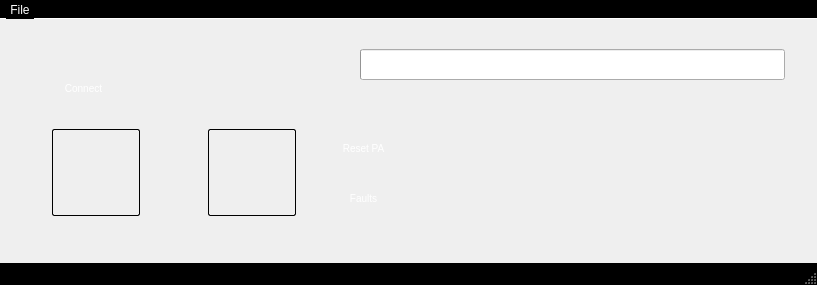
<?xml version="1.0" encoding="UTF-8"?>
<ui version="4.0">
 <class>RemoteOM</class>
 <widget class="QMainWindow" name="RemoteOM">
  <property name="windowModality">
   <enum>Qt::NonModal</enum>
  </property>
  <property name="enabled">
   <bool>true</bool>
  </property>
  <property name="geometry">
   <rect>
    <x>0</x>
    <y>0</y>
    <width>817</width>
    <height>285</height>
   </rect>
  </property>
  <property name="sizePolicy">
   <sizepolicy hsizetype="Preferred" vsizetype="Preferred">
    <horstretch>0</horstretch>
    <verstretch>0</verstretch>
   </sizepolicy>
  </property>
  <property name="minimumSize">
   <size>
    <width>817</width>
    <height>285</height>
   </size>
  </property>
  <property name="maximumSize">
   <size>
    <width>817</width>
    <height>285</height>
   </size>
  </property>
  <property name="sizeIncrement">
   <size>
    <width>0</width>
    <height>10</height>
   </size>
  </property>
  <property name="windowTitle">
   <string>Remote Innovations by Radio Arcala - 1.1 (11.2.2013)</string>
  </property>
  <property name="windowIcon">
   <iconset>
    <normaloff>images/icon.ico</normaloff>images/icon.ico</iconset>
  </property>
  <property name="styleSheet">
   <string notr="true">#RemoteOM {
background-image: url(:/images/remoteom.png);
background-repeat: no-repeat;
}
#statusBar {
background-color: #000000;
color: #ffffff;
}
#menuBar {
background-color: #000000;
color: #ffffff;
border-bottom: 1px solid #ffffff;
}
#menuBar::item {
background-color: #000000;
color: #ffffff;
}
#menuBar::item::selected {
background-color: #ffffff;
color: #000000;
}

QMenu {
	background-color: #000000;
	color: #ffffff;
}
#menu {
	border: 1px solid #000000;
	border-bottom: 1px solid #ffffff;
}
#menu::item {
	color: #ffffff;
}
#menu::item::selected {
	background-color: #ffffff;
	color: #000000;
}

#settingsWidget {
	border: 1px solid #000000;
	background-color: #333333;
}

QLabel {
	color: #ffffff;
}
#headerLabel {
	font-size: 12px;
}
#errorLabel {
	color: #FF0000;
}


QLineEdit {
	border-width: 1px;
	border-color: #999;
	border-style: solid;
	border-radius: 5;
}

QMessageBox {
	background-color: #000000;
}

QPushButton
{
	border: 1px solid #000;
	border-radius: 4px;
	background-color: qlineargradient(x1: 0, y1: 0, x2: 0, y2: 1, stop: 0 #000000, stop: 1 #999);
	width: 80px;
	height: 20px;
	color: #fff;
}

QPushButton:pressed
{
	background-color: qlineargradient(x1: 0, y1: 0, x2: 0, y2: 1, stop: 0 #999, stop: 1 #000);
}

#buttonReset {
	background-color: transparent;
	background-image: url(:/images/bg_button.png);
	border-width: 0px;
	padding: 0px;
	font-size: 10px;
	padding-left: 5px;
	padding-right: 5px;
	width: 67px;
	height:39px;

}


#buttonReset:pressed {
	background-color: transparent;
	border-width: 0px;
	padding: 0px;
	font-size: 10px;
	padding-left: 6px;
	padding-right: 4px;
}

#buttonConnect {
	background-color: transparent;
	background-image: url(:/images/bg_button.png);
	border-width: 0px;
	padding: 0px;
	font-size: 10px;
	padding-left: 5px;
	padding-right: 5px;
	width: 67px;
	height:39px;

}


#buttonConnect:pressed {
	background-color: transparent;
	border-width: 0px;
	padding: 0px;
	font-size: 10px;
	padding-left: 6px;
	padding-right: 4px;
}

#buttonFaults {
	background-color: transparent;
	background-image: url(:/images/bg_button.png);
	border-width: 0px;
	padding: 0px;
	font-size: 10px;
	padding-left: 5px;
	padding-right: 5px;
	width: 67px;
	height:39px;
}


#buttonFaults:pressed {
	background-color: transparent;
	border-width: 0px;
	padding: 0px;
	font-size: 10px;
	padding-left: 6px;
	padding-right: 4px;
}
</string>
  </property>
  <property name="animated">
   <bool>true</bool>
  </property>
  <widget class="QWidget" name="centralWidget">
   <widget class="QProgressBar" name="progressBar">
    <property name="geometry">
     <rect>
      <x>360</x>
      <y>30</y>
      <width>425</width>
      <height>31</height>
     </rect>
    </property>
    <property name="maximum">
     <number>128</number>
    </property>
    <property name="value">
     <number>0</number>
    </property>
    <property name="textVisible">
     <bool>false</bool>
    </property>
   </widget>
   <widget class="QGraphicsView" name="ledPower">
    <property name="geometry">
     <rect>
      <x>60</x>
      <y>20</y>
      <width>27</width>
      <height>27</height>
     </rect>
    </property>
    <property name="styleSheet">
     <string notr="true">#ledPower {
	background-image: url(:/images/light_green.png);
    background-repeat: no-repeat;
    background-color: transparent;
}</string>
    </property>
    <property name="frameShape">
     <enum>QFrame::NoFrame</enum>
    </property>
    <property name="lineWidth">
     <number>0</number>
    </property>
   </widget>
   <widget class="QPushButton" name="buttonPower">
    <property name="geometry">
     <rect>
      <x>52</x>
      <y>110</y>
      <width>88</width>
      <height>87</height>
     </rect>
    </property>
    <property name="minimumSize">
     <size>
      <width>0</width>
      <height>0</height>
     </size>
    </property>
    <property name="styleSheet">
     <string notr="true">#buttonPower {
	background-color: transparent;
	border-width: 1px;
	border-color: #000;
	border-style: solid;
	border-radius: 2;
	padding: 0px;
	font-size: 10px;
	padding-left: 5px;
	padding-right: 5px;
	width: 88px;
	height: 87px;
}


#buttonPower:pressed {
	background-color: transparent;
	border-width: 3px;
	border-color: #000;
	border-style: solid;
	border-radius: 3;
	padding: 0px;
	font-size: 10px;
	padding-left: 5px;
	padding-right: 5px;
}</string>
    </property>
    <property name="text">
     <string/>
    </property>
   </widget>
   <widget class="QPushButton" name="buttonOperate">
    <property name="geometry">
     <rect>
      <x>208</x>
      <y>110</y>
      <width>88</width>
      <height>87</height>
     </rect>
    </property>
    <property name="minimumSize">
     <size>
      <width>0</width>
      <height>0</height>
     </size>
    </property>
    <property name="styleSheet">
     <string notr="true">#buttonOperate {
	background-color: transparent;
	border-width: 1px;
	border-color: #000;
	border-style: solid;
	border-radius: 2;
	padding: 0px;
	font-size: 10px;
	padding-left: 5px;
	padding-right: 5px;
	width: 88px;
	height: 87px;
}


#buttonOperate:pressed {
	background-color: transparent;
	border-width: 3px;
	border-color: #000;
	border-style: solid;
	border-radius: 3;
	padding: 0px;
	font-size: 10px;
	padding-left: 5px;
	padding-right: 5px;
}</string>
    </property>
    <property name="text">
     <string/>
    </property>
   </widget>
   <widget class="QGraphicsView" name="ledFault">
    <property name="geometry">
     <rect>
      <x>155</x>
      <y>17</y>
      <width>27</width>
      <height>27</height>
     </rect>
    </property>
    <property name="styleSheet">
     <string notr="true">#ledFault {
	background-image: url(:/images/light_red.png);
    background-repeat: no-repeat;
    background-color: transparent;
}</string>
    </property>
    <property name="frameShape">
     <enum>QFrame::NoFrame</enum>
    </property>
    <property name="lineWidth">
     <number>0</number>
    </property>
   </widget>
   <widget class="QGraphicsView" name="ledTune">
    <property name="geometry">
     <rect>
      <x>225</x>
      <y>17</y>
      <width>27</width>
      <height>27</height>
     </rect>
    </property>
    <property name="styleSheet">
     <string notr="true">#ledTune {
	background-image: url(:/images/light_yellow.png);
    background-repeat: no-repeat;
    background-color: transparent;
}</string>
    </property>
    <property name="frameShape">
     <enum>QFrame::NoFrame</enum>
    </property>
    <property name="lineWidth">
     <number>0</number>
    </property>
   </widget>
   <widget class="QGraphicsView" name="ledSwr">
    <property name="geometry">
     <rect>
      <x>293</x>
      <y>17</y>
      <width>27</width>
      <height>27</height>
     </rect>
    </property>
    <property name="styleSheet">
     <string notr="true">#ledSwr {
	background-image: url(:/images/light_yellow.png);
    background-repeat: no-repeat;
    background-color: transparent;
}</string>
    </property>
    <property name="frameShape">
     <enum>QFrame::NoFrame</enum>
    </property>
    <property name="lineWidth">
     <number>0</number>
    </property>
   </widget>
   <widget class="QGraphicsView" name="ledStdby">
    <property name="geometry">
     <rect>
      <x>155</x>
      <y>67</y>
      <width>27</width>
      <height>27</height>
     </rect>
    </property>
    <property name="styleSheet">
     <string notr="true">#ledStdby {
	background-image: url(:/images/light_yellow.png);
    background-repeat: no-repeat;
    background-color: transparent;
}</string>
    </property>
    <property name="frameShape">
     <enum>QFrame::NoFrame</enum>
    </property>
    <property name="lineWidth">
     <number>0</number>
    </property>
   </widget>
   <widget class="QGraphicsView" name="ledDrive">
    <property name="geometry">
     <rect>
      <x>293</x>
      <y>67</y>
      <width>27</width>
      <height>27</height>
     </rect>
    </property>
    <property name="styleSheet">
     <string notr="true">#ledDrive {
	background-image: url(:/images/light_yellow.png);
    background-repeat: no-repeat;
    background-color: transparent;
}</string>
    </property>
    <property name="frameShape">
     <enum>QFrame::NoFrame</enum>
    </property>
    <property name="lineWidth">
     <number>0</number>
    </property>
   </widget>
   <widget class="QGraphicsView" name="ledGrid">
    <property name="geometry">
     <rect>
      <x>225</x>
      <y>67</y>
      <width>27</width>
      <height>27</height>
     </rect>
    </property>
    <property name="styleSheet">
     <string notr="true">#ledGrid {
	background-image: url(:/images/light_yellow.png);
    background-repeat: no-repeat;
    background-color: transparent;
}</string>
    </property>
    <property name="frameShape">
     <enum>QFrame::NoFrame</enum>
    </property>
    <property name="lineWidth">
     <number>0</number>
    </property>
   </widget>
   <widget class="QGraphicsView" name="ledPA">
    <property name="geometry">
     <rect>
      <x>55</x>
      <y>115</y>
      <width>27</width>
      <height>27</height>
     </rect>
    </property>
    <property name="styleSheet">
     <string notr="true">#ledPA {
	background-image: url(:/images/light_green.png);
    background-repeat: no-repeat;
    background-color: transparent;
}</string>
    </property>
    <property name="frameShape">
     <enum>QFrame::NoFrame</enum>
    </property>
    <property name="lineWidth">
     <number>0</number>
    </property>
   </widget>
   <widget class="QGraphicsView" name="ledOperate">
    <property name="geometry">
     <rect>
      <x>208</x>
      <y>115</y>
      <width>27</width>
      <height>27</height>
     </rect>
    </property>
    <property name="styleSheet">
     <string notr="true">#ledOperate {
	background-image: url(:/images/light_green.png);
    background-repeat: no-repeat;
    background-color: transparent;
}</string>
    </property>
    <property name="frameShape">
     <enum>QFrame::NoFrame</enum>
    </property>
    <property name="lineWidth">
     <number>0</number>
    </property>
   </widget>
   <widget class="QLabel" name="txtInfo">
    <property name="geometry">
     <rect>
      <x>418</x>
      <y>90</y>
      <width>361</width>
      <height>91</height>
     </rect>
    </property>
    <property name="styleSheet">
     <string notr="true">#txtInfo 
{
	padding: 10px;
	color: #ffffff;
	vertical-align: top;
	background-image: url(:/images/consolebg.png);
	background-repeat: no-repeat;
}</string>
    </property>
    <property name="text">
     <string/>
    </property>
    <property name="textFormat">
     <enum>Qt::PlainText</enum>
    </property>
    <property name="alignment">
     <set>Qt::AlignLeading|Qt::AlignLeft|Qt::AlignTop</set>
    </property>
    <property name="wordWrap">
     <bool>true</bool>
    </property>
   </widget>
   <widget class="QPushButton" name="buttonFaults">
    <property name="geometry">
     <rect>
      <x>330</x>
      <y>160</y>
      <width>67</width>
      <height>39</height>
     </rect>
    </property>
    <property name="text">
     <string>Faults</string>
    </property>
   </widget>
   <widget class="QPushButton" name="buttonReset">
    <property name="geometry">
     <rect>
      <x>330</x>
      <y>110</y>
      <width>67</width>
      <height>39</height>
     </rect>
    </property>
    <property name="minimumSize">
     <size>
      <width>0</width>
      <height>0</height>
     </size>
    </property>
    <property name="text">
     <string>Reset PA</string>
    </property>
   </widget>
   <widget class="QPushButton" name="buttonConnect">
    <property name="geometry">
     <rect>
      <x>50</x>
      <y>50</y>
      <width>67</width>
      <height>39</height>
     </rect>
    </property>
    <property name="text">
     <string>Connect</string>
    </property>
   </widget>
   <widget class="QLabel" name="txtCurrentSettings">
    <property name="geometry">
     <rect>
      <x>425</x>
      <y>180</y>
      <width>346</width>
      <height>24</height>
     </rect>
    </property>
    <property name="sizePolicy">
     <sizepolicy hsizetype="Fixed" vsizetype="Fixed">
      <horstretch>0</horstretch>
      <verstretch>0</verstretch>
     </sizepolicy>
    </property>
    <property name="styleSheet">
     <string notr="true">#txtCurrentSettings
{
	padding: 2px;
	color: #ffffff;
	vertical-align: top;
	background-image: url(:/images/currentsettings.png);
	background-repeat: no-repeat;
}</string>
    </property>
    <property name="text">
     <string/>
    </property>
   </widget>
  </widget>
  <widget class="QMenuBar" name="menuBar">
   <property name="geometry">
    <rect>
     <x>0</x>
     <y>0</y>
     <width>817</width>
     <height>21</height>
    </rect>
   </property>
   <property name="autoFillBackground">
    <bool>false</bool>
   </property>
   <property name="styleSheet">
    <string notr="true"/>
   </property>
   <widget class="QMenu" name="menu">
    <property name="title">
     <string>File</string>
    </property>
   </widget>
   <addaction name="menu"/>
  </widget>
  <widget class="QStatusBar" name="statusBar">
   <property name="autoFillBackground">
    <bool>false</bool>
   </property>
   <property name="styleSheet">
    <string notr="true"/>
   </property>
  </widget>
  <action name="actionConfiguration">
   <property name="text">
    <string>Configuration</string>
   </property>
  </action>
 </widget>
 <layoutdefault spacing="6" margin="11"/>
 <resources/>
 <connections/>
 <slots>
  <slot>configClose()</slot>
 </slots>
</ui>
